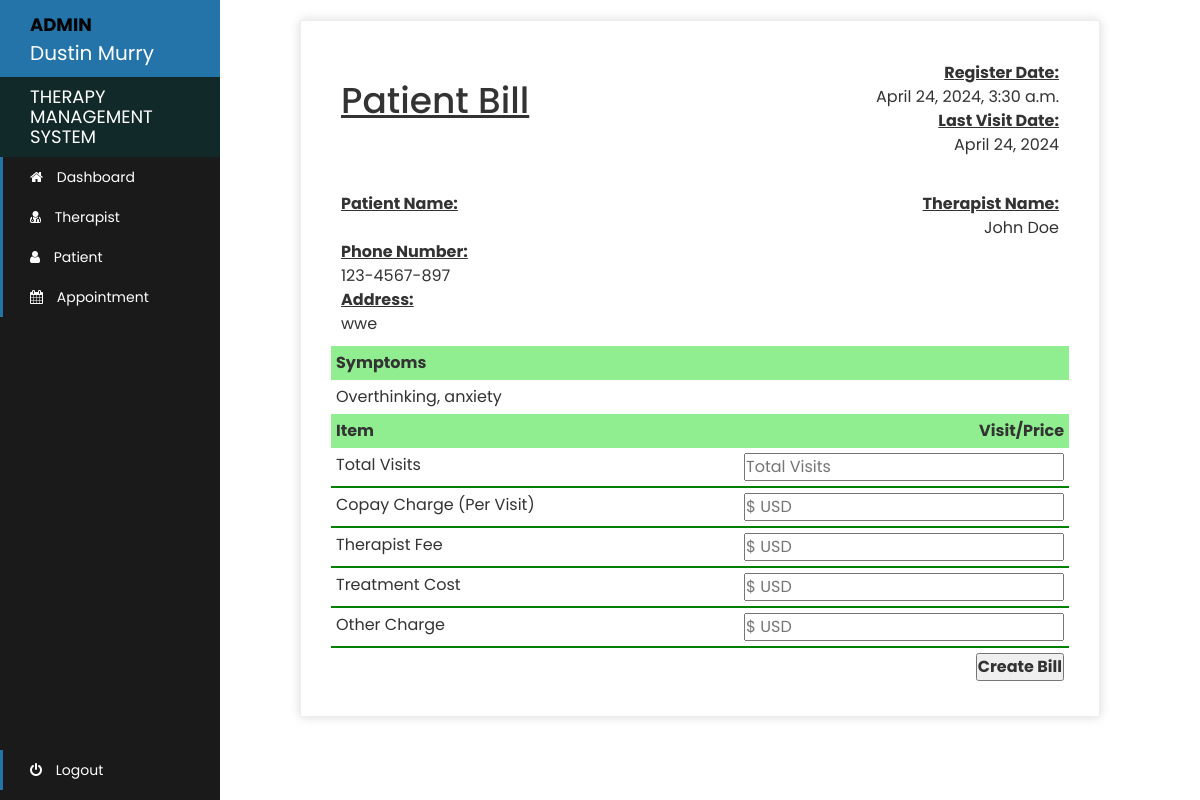
The app's page /discharge-patient/3 (signed in) with its own data.
### therapy/models.py (models this page shows, shortened)
class Patient(models.Model):
    user = models.OneToOneField(User, on_delete=models.CASCADE)
    address = models.CharField(max_length=50)
    phone_number = models.CharField(max_length=20, null=False)
    symptoms = models.CharField(max_length=100, null=False)
    registerDate = models.DateTimeField(auto_now=True)
    status = models.BooleanField(default=False)
    assignedTherapist = models.PositiveIntegerField(null=True)
    def get_name(self):
        return self.user.last_name + ", " + self.user.first_name

### therapy/views.py (the view, shortened to what this page needs)
# urls.py: path('discharge-patient/<int:pk>', views.discharge_patient_view, name='discharge-patient'),
@login_required(login_url='adminlogin')
@user_passes_test(admin_verified)
def discharge_patient_view(request, pk):
    patient = models.Patient.objects.get(id=pk)
    assignedTherapist = models.User.objects.all().filter(id=patient.assignedTherapist)
    patientD = {
        'patient_id': pk,
        'patientName': patient.get_name(),
        'phone_number': patient.phone_number,
        'address': patient.address,
        'symptoms': patient.symptoms,
        'registerDate': patient.registerDate,
        'lastVisitDate': date.today(),
        'assignedTherapistName': assignedTherapist[0].first_name + " " + assignedTherapist[0].last_name,
    }
    return render(request, 'therapy/create_bill.html', context=patientD)

### therapy/views.py (called while the page is built)
def admin_verified(user):
    return user.groups.filter(name='ADMIN').exists()

### template/therapy/create_bill.html (shortened to what this page needs)
<!DOCTYPE html>
{% load static %}
<html lang="en">
<head>
  <link rel="stylesheet" href="{% static '/style.css' %}">
  <link rel="stylesheet" href="https://maxcdn.bootstrapcdn.com/bootstrap/3.3.7/css/bootstrap.min.css">
</head>
{% include "therapy/admin_navbar.html" %}
<br>
<div class="bill" style="margin-left: 25%">
  <table>
    <tr class="top">
      <td colspan="2">
        <table>
          <tr>
            <td class="title">
              <h1>Patient Bill</h1>
            </td>
            <td>
              <u><b>Register Date:</b></u>
              <br>{{registerDate}}<br>
              <u><b>Last Visit Date:</b></u>
              <br>{{lastVisitDate}}<br>
          </tr>
        </table>
      </td>
    </tr>
    <tr class="info">
      <td colspan="2">
        <table>
          <tr>
            <td>
              <u><b>Patient Name:</b></u>
              <br>{{name}}<br>
              <u><b>Phone Number:</b></u>
              <br>{{phone_number}}<br>
              <u><b>Address:</b></u>
              <br>{{address}}<br>
            </td>
            <td>
              <u><b>Therapist Name:</b></u>
              <br>{{assignedTherapistName}}<br>
            </td>
          </tr>
        </table>
      </td>
    </tr>
    <tr class="heading">
      <td>
        Symptoms
      </td>
      <td>
      </td>
    </tr>
    <tr class="details">
      <td>
        {{symptoms}}
      </td>
    </tr>
    <tr class="heading">
      <td>
        Item
      </td>
      <td>
        Visit/Price
      </td>
    </tr>
    <form method="post">
      <tr class="item">
        <td>
          Total Visits
        </td>
        <td>
          <input type="number" name="visitNumber" placeholder="Total Visits" value="">
        </td>
      </tr>
      <tr class="item">
        <td>
          Copay Charge (Per Visit)
        </td>
        <td>
          <input type="number" name="copay" placeholder="$ USD" value="">
        </td>
      </tr>
      <tr class="item">
        <td>
          Therapist Fee
        </td>
        <td>
          <input type="number" name="therapistFee" placeholder="$ USD" value="">
        </td>
      </tr>
      <tr class="item">
        <td>
          Treatment Cost
        </td>
        <td>
          <input type="number" name="treatmentCost" placeholder="$ USD" value="">
        </td>
      </tr>
      <tr class="item last">
        <td>
          Other Charge
        </td>
        <td>
          <input type="number" name="otherCharge" placeholder="$ USD" value="">
        </td>
      </tr>
      <tr class="total">
        <td></td>
        <td>
          <input type="submit" name="submit" value="Create Bill">
        </td>
      </tr>
    </form>
  </table>
</div>

### template/therapy/admin_navbar.html (shortened to what this page needs)
<!DOCTYPE html>
{% load static %}
<html lang="en">
<head>
  <link rel="stylesheet" href="https://maxcdn.bootstrapcdn.com/bootstrap/3.4.1/css/bootstrap.min.css">
  <link rel="stylesheet" href="https://cdnjs.cloudflare.com/ajax/libs/font-awesome/4.7.0/css/font-awesome.min.css">
</head>
<body>
<div class="sidebar-container">
  <div class="sidebar-logo">
    <span style="color: black; font-weight: bold; font-size: 18px">ADMIN</span><br>{{request.user.first_name}} {{request.user.last_name}}
  </div>
  <ul class="sidebar-navigation">
    <li class="header">Therapy Management System</li>
    <li>
      <a href="/admin-page">
        <i class="fa fa-home" aria-hidden="true"></i> Dashboard
      </a>
    </li>
    <li>
      <a href="/admin-therapist">
        <i class="fa fa-user-md" aria-hidden="true"></i> Therapist
      </a>
    </li>
    <li>
      <a href="/admin-patient">
        <i class="fa fa-user" aria-hidden="true"></i> Patient
      </a>
    </li>
    <li>
      <a href="/admin-appointment">
        <i class="fa fa-calendar" aria-hidden="true"></i> Appointment
      </a>
    </li>
  </ul>
  <ul class="logout">
    <li>
      <a href="/logged-out">
        <i class="fa fa-power-off" aria-hidden="true"></i> Logout
      </a>
    </li>
  </ul>
</div>
</body>
</html>

### static/style.css (style rules this page uses)
* { margin: 0; padding: 0; box-sizing: border-box; font-family: 'Poppins', sans-serif; }

### template/therapy/create_bill.html (style rules this page uses)
.bill { max-width: 800px; margin: auto; padding: 30px; border: 1px solid #eee; box-shadow: 0 0 10px rgba(0, 0, 0, .15); font-size: 16px; line-height: 24px; }
.bill table { width: 100%; text-align: left; }
.bill table td { padding: 5px; vertical-align: top; }
.bill table tr td:nth-child(2) { text-align: right; }
.bill table tr.top table td { padding-bottom: 20px; }
.title { font-size: 45px; font-weight: bold; text-decoration: underline; line-height: 45px; }
.info { padding-bottom: 40px; }
.heading { background: lightgreen; font-weight: bold; }
.details { padding-bottom: 20px; }
.item { border-bottom: 2px solid green; }
.total { border-top: 2px solid green; font-weight: bold; }

### template/therapy/admin_navbar.html (style rules this page uses)
.sidebar-container { position: fixed; width: 220px; height: 100%; left: 0; overflow-x: hidden; overflow-y: auto; background: #1a1a1a; color: white; }
.sidebar-logo { padding: 10px 15px 10px 30px; font-size: 20px; background-color: #2574A9; }
.sidebar-navigation { padding: 0; margin: 0; list-style-type: none; position: relative; }
.sidebar-navigation li { background-color: transparent; position: relative; display: inline-block; width: 100%; line-height: 20px; }
.sidebar-navigation li a { padding: 10px 15px 10px 30px; display: block; color: white; }
.sidebar-navigation li .fa { margin-right: 10px; }
.sidebar-navigation li::before { background-color: #2574A9; position: absolute; content: ''; height: 100%; left: 0; top: 0; -webkit-transition: width 0.2s ease-in; transition: width 0.2s ease-in; width: 3px; z-index: -1; }
.sidebar-navigation .header { font-size: 18px; text-transform: uppercase; background-color: rgba(2, 76, 76, 0.3); padding: 10px 15px 10px 30px; }
.sidebar-navigation .header::before { background-color: transparent; }
.logout { position:absolute; left:0; bottom:0; }
.logout li { background-color: transparent; position: relative; display: inline-block; width: 100%; line-height: 20px; }
.logout li a { padding: 10px 15px 10px 30px; display: block; color: white; }
.logout li .fa { margin-right: 10px; }
.logout li::before { background-color: #2574A9; position: absolute; content: ''; height: 100%; left: 0; top: 0; -webkit-transition: width 0.2s ease-in; transition: width 0.2s ease-in; width: 3px; z-index: -1; }

### records on screen
Patient: registerDate "April 24, 2024, 3:30 a.m.", phone_number "123-4567-897", address "wwe", symptoms "Overthinking, anxiety"

### other values on screen
{{ request.user.first_name }} "Dustin"
{{ request.user.last_name }} "Murry"
{{ assignedTherapistName }} "John Doe"
